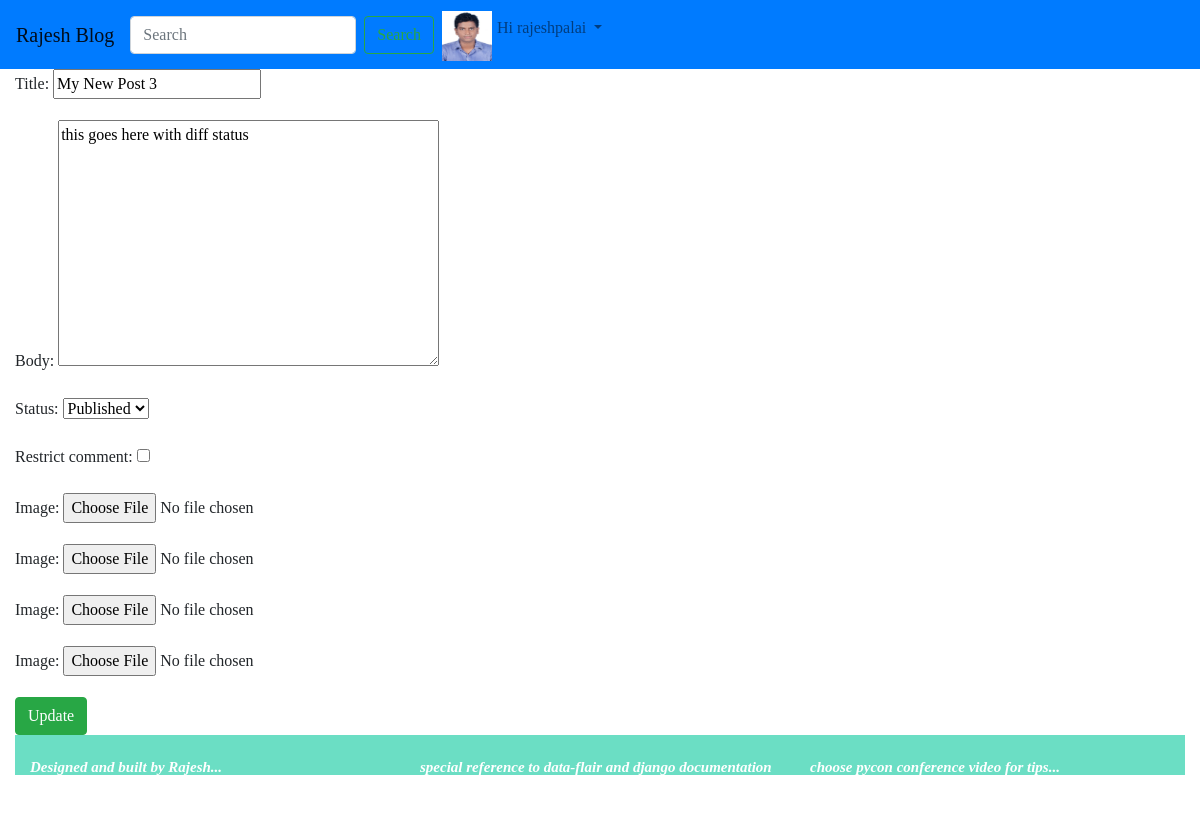
Page /blog/3/post_edit/ (signed in) on the committed database.
### blog/models.py (models this page shows, shortened)
class Profile(models.Model):
    STATUS_CHOICES = (
        ("male", "male"),
        ("female", "female"),
        ("transgender", "transgender"),
    )
    user = models.OneToOneField(User, on_delete=models.CASCADE)
    dob = models.DateField(null=True,blank = True)
    photo = models.ImageField(null=True,blank = True)
    gender = models.CharField(max_length=10,choices= STATUS_CHOICES, default='male')

class Post(models.Model):
    objects = models.Manager() #default manager
    published = PublishedManager() #custom model manager
    STATUS_CHOICES = (
        ("draft","Draft"),
        ("published", "Published"),
    )
    title = models.CharField(max_length=100)
    slug = models.SlugField(max_length=200)
    author = models.ForeignKey(User, on_delete=models.CASCADE)
    body = models.TextField()
    likes = models.ManyToManyField(User,related_name='likes', blank=True)
    created = models.DateTimeField(auto_now_add=True)
    updated = models.DateTimeField(auto_now=True)
    status = models.CharField(max_length=10, choices=STATUS_CHOICES, default='draft')
    restrict_comment = models.BooleanField(default=False)
    favourite = models.ManyToManyField(User,related_name="favourite",blank=True)

### blog/views.py (the view)
# urls.py: path('<int:id>/post_edit/', views.post_edit, name = 'post_edit'),
def post_edit(request, id):
    post = get_object_or_404(Post, id=id)
    ImageFormset = modelformset_factory(Images, fields=('image',), extra=4,max_num=4)
    if post.author != request.user:
        raise Http404()
    if request.method=="POST":
        form = PostEditForm(request.POST or None, instance=post)
        formset = ImageFormset(request.POST or None, request.FILES or None)
        if form.is_valid() and formset.is_valid():
            form.save()
            print(formset.cleaned_data)
            data = Images.objects.filter(post =post)
            for index, f in enumerate(formset):
                if f.cleaned_data:
                    if f.cleaned_data['id'] is None:
                        photo = Images(post=post, image = f.cleaned_data['image'])
                        photo.save()
                    elif f.cleaned_data['image'] is False:    #to delete the photo as using clear button photo will be false but id will exist
                        photo = Images.objects.get(id= request.POST.get('form-' + str(index)+'-id'))
                        photo.delete()
                    else:
                        photo = Images(post=post, image=f.cleaned_data['image'])
                        d = Images.objects.get(id=data[index].id)
                        d.image = photo.image
                        d.save()
            messages.success(request, '{} has been successfully updated'.format(post.title))
            return HttpResponseRedirect(post.get_absolute_url())  #to get post detail view
    else:
        form = PostEditForm(instance=post)
        formset = ImageFormset(queryset= Images.objects.filter(post=post))
    context = {
        'form': form,
        'post': post,
        'formset': formset,
    }
    return render(request,'blog/post_edit.html',context)

### blog/forms.py
class PostEditForm(forms.ModelForm):
    class Meta:
        model = Post
        fields= (
            "title",
            "body",
            "status",
            "restrict_comment",
        )

### blog/templates/blog/post_edit.html (shortened to what this page needs)
{% extends "blog/base.html" %}
{% block content %}
    <form method="post" enctype="multipart/form-data">
        {{ form.as_p }}
        {{ formset.as_p}}
        <input type="submit" value="Update" class = "btn btn-success">
    </form>
{% endblock %}

### blog/templates/blog/navbar.html (shortened to what this page needs)
<!DOCTYPE html>
<html lang="en">
<head>
</head>
<body>
<nav class="navbar navbar-expand-lg navbar-light bg-primary">
  <a class="navbar-brand" href="{% url 'post_list' %}">Rajesh Blog</a>
       <form class="form-inline my-2 my-lg-0" action="{% url 'post_list' %}" t>
      <input class="form-control mr-sm-2" type="search" placeholder="Search" aria-label="Search" name="q">
      <button class="btn btn-outline-success my-2 my-sm-0" type="submit">Search</button>
    </form>
  <div class="collapse navbar-collapse" id="navbarSupportedContent">
    <ul class="navbar-nav mr-auto">
        {% if request.user.is_authenticated %}
        <li class="nav-item dropdown">
        <a class="nav-link dropdown-toggle" href="#" id="navbarDropdown" role="button" data-toggle="dropdown" aria-haspopup="true" aria-expanded="false">
        {% if request.user.profile.photo %}
            <img src="{{ request.user.profile.photo.url }}" alt="" class="navbar-img" width="70px" height="70px">
        {% else %}
            <img src="/media/deafaultM.jpg" alt="" class="navbar-img" width="70px" height="70px">
        {% endif %}
            <span>Hi {{ request.user }}</span>
        </a>
      </li>
            {% endif %}
    </ul>
  </div>
</nav>
</body>
</html>

### static/blog/style.css (style rules this page uses)
html { position: relative; min-height: 100%; }
body { font-family: "Lucida Casual","comic sans MS"; margin-bottom:200px: }
.navbar-img { width:50px; height:50px; float: left; background-size: auto 100%; margin-top:-5px; margin-right:5px; }

### rows in the picture
Post: title "My New Post 3", body "this goes here with diff status", status "Published"

### other values in the picture
{{ request.user }} "rajeshpalai"
